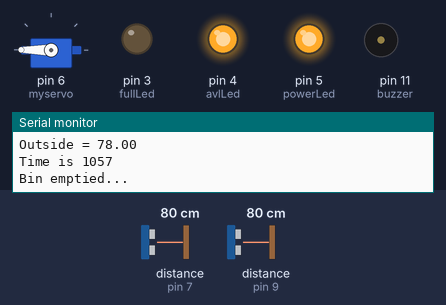
A sketch run on a simulated Arduino Uno, built with avr-gcc and run on an emulated ATmega328P. Parts: servo, output pins drawn as LEDs (lit = HIGH), buzzer (waves = sounding, pin HIGH), the last lines printed to the serial monitor. Wiring (inferred from the names in the program): 2 × ultrasonic range finder: trigger pin 8, echo pin 7 / trigger pin 10, echo pin 9. Dashed ring = blinking. The test bench sets the inputs (shaded band); at power-on: distance to the obstacle (sensors on pin 9, pin 7) 80 cm. The echo pulse lasts 58.3 µs per cm; pins used as bus, display or sensor lines are not drawn.

Above: at 1.2 s.
1.3 s: distance to the obstacle (sensor on pin 9) set to 12 cm
3.2 s: distance to the obstacle (sensor on pin 9) set to 9 cm
At 4.1 s:
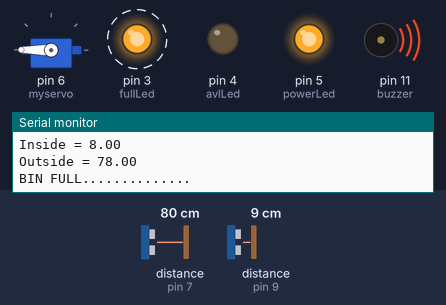
6.2 s: distance to the obstacle (sensor on pin 9) set to 35 cm
At 7.3 s:
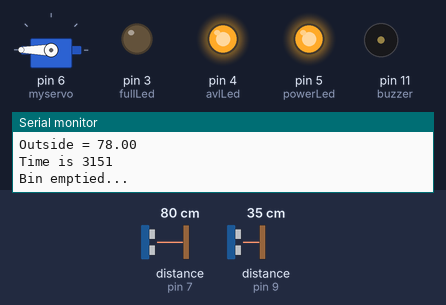
7.8 s: distance to the obstacle (sensor on pin 7) set to 33 cm
9.3 s: distance to the obstacle (sensor on pin 7) set to 27 cm
At 10.0 s:
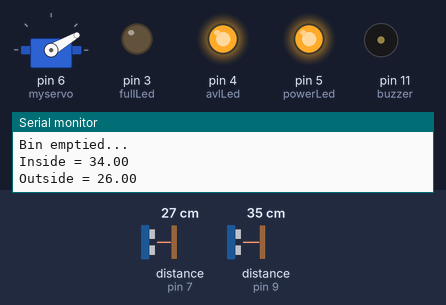
10.8 s: distance to the obstacle (sensor on pin 7) set to 35 cm
At 12.9 s:
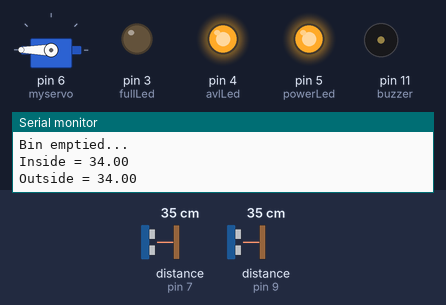
Timing chart, 0 to 14.4 s (numbered marks = the images above; inputs shaded):
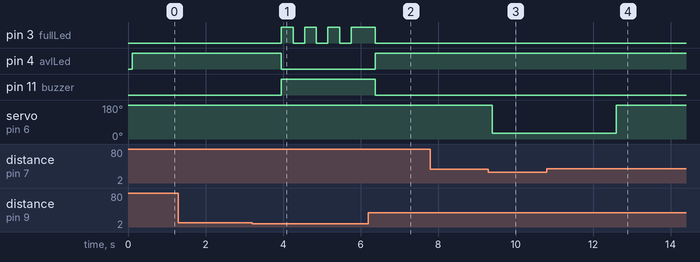

Measured:
- the behaviour switches between 11 and 10 cm on distance to the obstacle (sensor on pin 9) (found by bisection; images 0 and 1)
- the behaviour switches between 31 and 30 cm on distance to the obstacle (sensor on pin 7) (found by bisection; images 2 and 3)
- after the input at 3.2 s, pin 3 (fullLed): alternates HIGH for 0.30 s and LOW for 0.30 s, starting after 0.76 s; pin 4 (avlLed): HIGH → LOW after 0.76 s; pin 11 (buzzer): LOW → HIGH after 0.76 s
- after the input at 6.2 s, pin 3 (fullLed), pin 11 (buzzer): HIGH → LOW after 0.18 s; pin 4 (avlLed): LOW → HIGH after 0.18 s
- after the input at 9.3 s, servo on pin 6 (myservo): 180° → 30° after 0.09 s
- after the input at 10.8 s, servo on pin 6 (myservo): 30° → 180° after 1.8 s

The sketch:

starfield-ecobin.ino
```cpp
#include <Servo.h> // Library to control servo motor

Servo myservo;

#define trigIn 10 // Trigger pin for ultrasonic sensor inside the dustbin
#define echoIn 9 // Echo pin for ultrasonic sensor inside the dustbin
#define trigOut 8 // Trigger pin for ultrasonic sensor outside the dustbin
#define echoOut 7 // Echo pin for ultrasonic sensor outside the dustbin
#define binLevel 10 // max bin level declared as 10cm

#define powerLed 5 // led to indicate power
#define avlLed 4 // led to indicate bin is not full
#define fullLed 3 // led to indicate bin is full
#define buzzer 11  // buzzer pin

int pos = 180; // initial position of servo motor (Close or remain closed)
long duration; // store time duration of sound travel
int distance; // store actual distance to object
bool flag = 0; // to exit a loop
float disIn; // to store level of bin inside
float disOut; // to store distance to an obstruction outside

unsigned long alarmThreshholdTime = 10000; // threshhold for non-stop alarm
unsigned long alarmStartTime, currentTime, elapsedTime = 0;

void setup() {
  // put your setup code here, to run once:
  Serial.begin(9600); // Open serial communications and wait for port to open:

  // setting pinMode
  pinMode(buzzer, OUTPUT);
  pinMode(powerLed, OUTPUT);
  pinMode(avlLed, OUTPUT);
  pinMode(fullLed, OUTPUT);
  pinMode(trigIn, OUTPUT);
  pinMode(echoIn, INPUT);
  pinMode(trigOut, OUTPUT);
  pinMode(echoOut, INPUT);

  myservo.attach(6);
  myservo.write(pos);

  digitalWrite(powerLed, HIGH);
}

void loop() {
  // put your main code here, to run repeatedly:
  currentTime = millis();
  elapsedTime = currentTime - alarmStartTime;

  disOut = checkDistance(trigOut, echoOut);
  disIn = checkDistance(trigIn, echoIn);
  Serial.println("\nInside = " + String(disIn));
    Serial.println("\nOutside = " + String(disOut));

  // Condition to check if object in front of dustbin (Open)
  if ((disOut < 30) && (flag == 0)) {
    myservo.write(pos - 150);
    delay(1000);

    // loop to keep the bin open until obstruction cleares
    while (disOut < 30) {
      disOut = checkDistance(trigOut, echoOut);
      delay(1000);
    }
  }
  else {  // Condition to check if no object in front of dustbin (Close or stay closed)
    myservo.write(pos);
  }
  delay(100);

  // Condition to check if bin is full
  if ((disIn < binLevel) && (flag == 0)) {
    delay(500);
    disIn = checkDistance(trigIn, echoIn);
    if ((disIn < binLevel) && (flag == 0)) {
      myservo.write(pos);
      flag = 1;
      alarmStartTime = millis();

      Serial.println("\nBIN FULL..............");
      digitalWrite(avlLed, LOW);
      digitalWrite(fullLed, HIGH);
      digitalWrite(buzzer, HIGH);
      delay(300);
      digitalWrite(fullLed, LOW);
      delay(300);
      digitalWrite(fullLed, HIGH);
      delay(300);
      digitalWrite(fullLed, LOW);
      delay(300);
      digitalWrite(fullLed, HIGH);
      delay(300);
      digitalWrite(fullLed, LOW);
      delay(300);
      digitalWrite(fullLed, HIGH);
    }
  }

  Serial.println("Time is " + String(elapsedTime));
  if (elapsedTime >= alarmThreshholdTime) {
    alarmStartTime = 0;
    digitalWrite(buzzer, LOW);
    Serial.println("Time up for alarms ");
  }

  // Condition to check if bin is not full
  if (disIn > binLevel) {
    flag = 0;
    Serial.println("\nBin emptied...");
    digitalWrite(buzzer, LOW);
    digitalWrite(fullLed, LOW);
    digitalWrite(avlLed, HIGH);
  }
  delay(100);
}

int checkDistance(int var1, int var2) {
  digitalWrite(var1, LOW);
  delayMicroseconds(2);
  digitalWrite(var1, HIGH); // triger signal
  delayMicroseconds(10);
  digitalWrite(var1, LOW);
  duration = pulseIn(var2, HIGH);
  distance = 0.034 * (duration / 2); // formula to get distance using speed of sound and time
  return distance;
}
```
